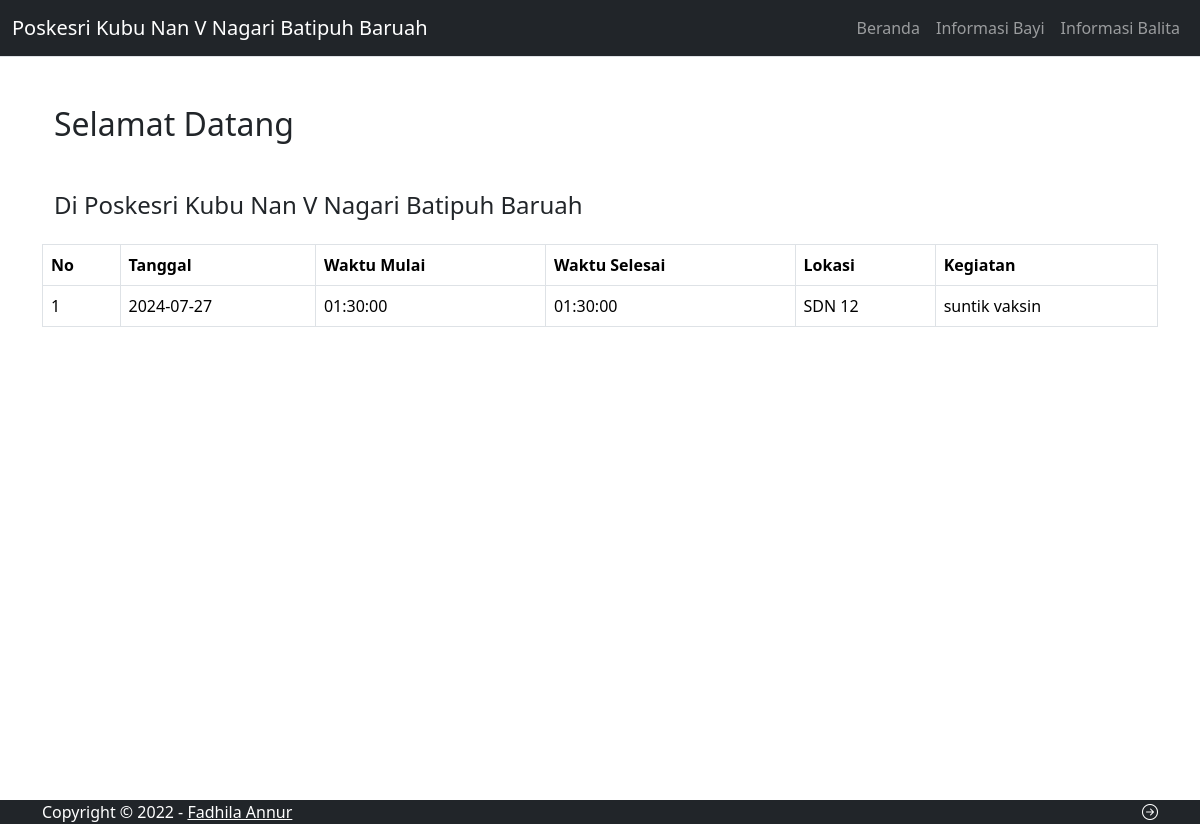
The page / on the database its author committed.
### tables this page shows
CREATE TABLE `jadwal` (
  `id_jadwal` int(11) NOT NULL,
  `tgl` date NOT NULL,
  `waktu_mulai` time NOT NULL,
  `waktu_selesai` time NOT NULL,
  `lokasi` varchar(255) NOT NULL,
  `kegiatan` varchar(255) NOT NULL
);

### index.php (the view, shortened to what this page needs)
<?php
include 'koneksi.php';
$sql = "SELECT * FROM jadwal";
$result = $koneksi->query($sql);
?>
<!DOCTYPE html>
<html lang="en">
<head>
    <link href="https://cdn.jsdelivr.net/npm/bootstrap@5.3.3/dist/css/bootstrap.min.css" rel="stylesheet">
    <link rel="stylesheet" href="https://cdn.jsdelivr.net/npm/bootstrap-icons@1.10.0/font/bootstrap-icons.css">
</head>
<body class="d-flex flex-column ">
    <div class="wrapper flex-grow-1  ">
        <div class="main-panel  min-vh-100">
            <nav class="navbar navbar-expand-lg navbar-dark bg-dark border-bottom">
                <div class="container-fluid">
                    <a class="navbar-brand" href="index.html">Poskesri Kubu Nan V Nagari Batipuh Baruah</a>
                    <div class="collapse navbar-collapse" id="navbarNav">
                        <ul class="navbar-nav ms-auto">
                            <li class="nav-item">
                                <a class="nav-link" href="/">Beranda</a>
                            </li>
                            <li class="nav-item">
                                <a class="nav-link" href="ortu/informasiBayi.php">Informasi Bayi</a>
                            </li>
                            <li class="nav-item">
                                <a class="nav-link" href="ortu/informasiBalita.php">Informasi Balita</a>
                            </li>
                        </ul>
                    </div>
                </div>
            </nav>
            <div class="container mt-5">
                <div class="page-inner">
                    <div class="container">
                        <h2 class="my-md-5">Selamat Datang</h2>
                        <h4>Di Poskesri Kubu Nan V Nagari Batipuh Baruah</h4>
                    </div>
                                </div>
                                <div class="table-responsive">
                                    <table id="jadwalTable" class="table table-bordered table-hover">
                                        <thead>
                                            <tr>
                                                <th>No</th>
                                                <th>Tanggal</th>
                                                <th>Waktu Mulai</th>
                                                <th>Waktu Selesai</th>
                                                <th>Lokasi</th>
                                                <th>Kegiatan</th>
                                            </tr>
                                        </thead>
                                        <tbody>
                                            <?php
                                            if ($result->num_rows > 0) {
                                                $no = 0 ;
                                                while ($row = $result->fetch_assoc()) {
                                                    $no++ ;
                                                    ?>
                                                    <tr>
                                                        <td><?php echo $no; ?></td>
                                                        <td><?php echo $row['tgl']; ?></td>
                                                        <td><?php echo $row['waktu_mulai']; ?></td>
                                                        <td><?php echo $row['waktu_selesai']; ?></td>
                                                        <td><?php echo $row['lokasi']; ?></td>
                                                        <td><?php echo $row['kegiatan']; ?></td>
                                                    </tr>
                                                    <?php
                                                }
                                            } else {
                                                echo "<tr><td colspan='7'>Tidak ada data</td></tr>";
                                            }
                                            ?>
                                        </tbody>
                                    </table>
                                </div>
                            </div>
                    </div>
                </div>
        <footer class="footer bg-dark text-white text-center mt-auto">
            <div class="container">
                <div class="d-flex flex-column flex-md-row justify-content-between align-items-center">
                    <p class="mb-0">Copyright &copy; 2022 -
                        <a href="" class="text-white">Fadhila Annur</a>
                    </p>
                    <p class="mb-0">
                        <a href="login.php" class="text-white"><i class="bi bi-arrow-right-circle"></i></a>
                    </p>
                </div>
            </div>
        </footer>
</body>
</html>

### rows shown on the page
jadwal: tgl "2024-07-27", waktu_mulai "01:30:00", waktu_selesai "01:30:00", lokasi "SDN 12", kegiatan "suntik vaksin"
